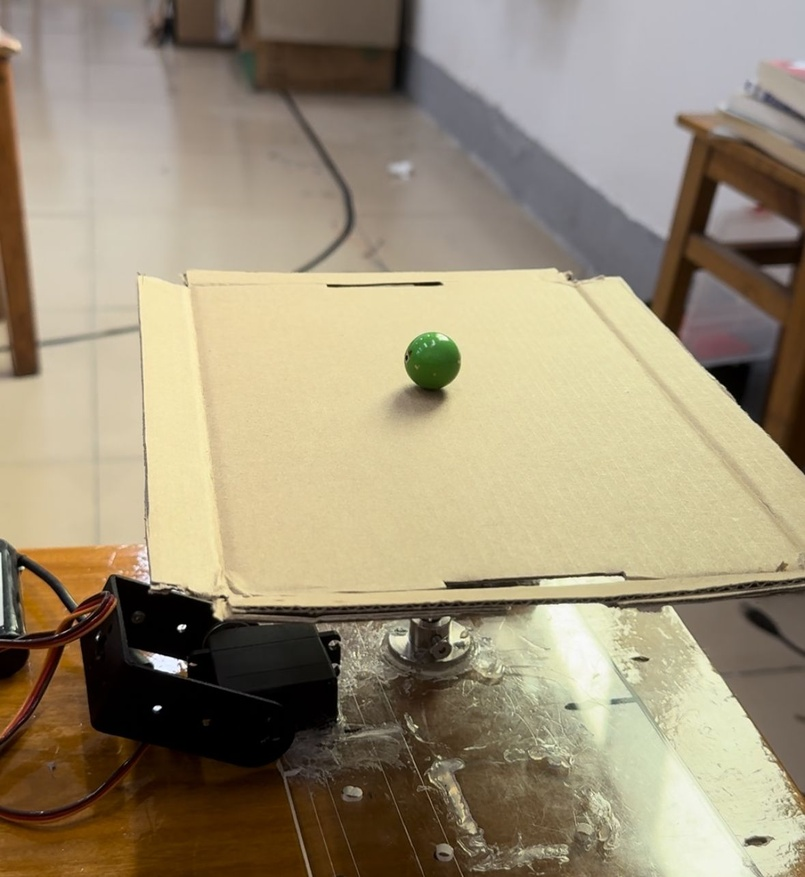
#> input picture show.jpg, 805 x 877 px, shrunk from 1179 x 1285 before the run, given in place of the camera
$ python colorDetect.py
#> lines starting #> are read from the running program, lines starting #| are printed output that depends on the picture; after the words box and inside, x2 and y2 are one past the last pixel; in counts of white or black regions, pixels touching at a corner belong together
# 轮廓提取
import cv2
import numpy as np

def colorDetect(img):
    hsv = cv2.cvtColor(img, cv2.COLOR_BGR2HSV)  # 转化成HSV图像
    # 颜色二值化筛选处理
    inRange_hsv_green = cv2.inRange(hsv, np.array([35, 170, 46]), np.array([77, 255, 255]))
    # cv2.imshow('inrange_hsv_green', inRange_hsv_green)

    # 找中心点
    cnts1 = cv2.findContours(inRange_hsv_green.copy(), cv2.RETR_EXTERNAL, cv2.CHAIN_APPROX_SIMPLE)[-2]
    c1 = max(cnts1, key=cv2.contourArea)
    M = cv2.moments(c1)
    cX1 = int(M["m10"] / M["m00"])
    cY1 = int(M["m01"] / M["m00"])
    cv2.circle(img, (cX1, cY1), 3, (0, 0, 255), -1)
    rect = cv2.minAreaRect(c1)
    box = cv2.boxPoints(rect)
    cv2.drawContours(img, [np.int0(box)], -1, (0, 0, 255), 2)
    return cX1, cY1

    # 打开摄像头
cap = cv2.VideoCapture(0)
# 检查摄像头是否成功打开
if not cap.isOpened():
    print("Error: Could not open camera.")
    exit()

while True:
    # 读取视频帧
    ret, img = cap.read()
#> img is the input picture: shape (877, 805, 3); mean B, G, R 119.5, 144.2, 156.5
    # 检查是否成功读取帧
    if not ret:
        print("Error: Could not read frame.")
        break

    img = img[100:-25, 100:-80]
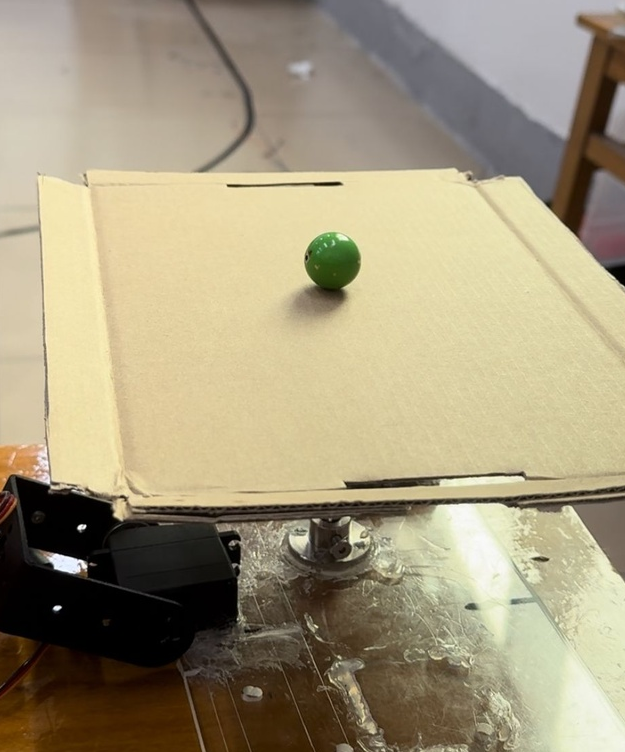
#> img: shape (752, 625, 3); mean B, G, R 125.1, 152.9, 163.7

    ball_x, ball_y = colorDetect(img)
#> in colorDetect, `hsv = cv2.cvtColor(img, cv2.COLOR_BGR2HSV)`: hsv: shape (752, 625, 3); mean H, S, V 30.5, 72.2, 164.5
#> in colorDetect, `inRange_hsv_green = cv2.inRange(hsv, np.array([35, 170, 46]), np.array..`:
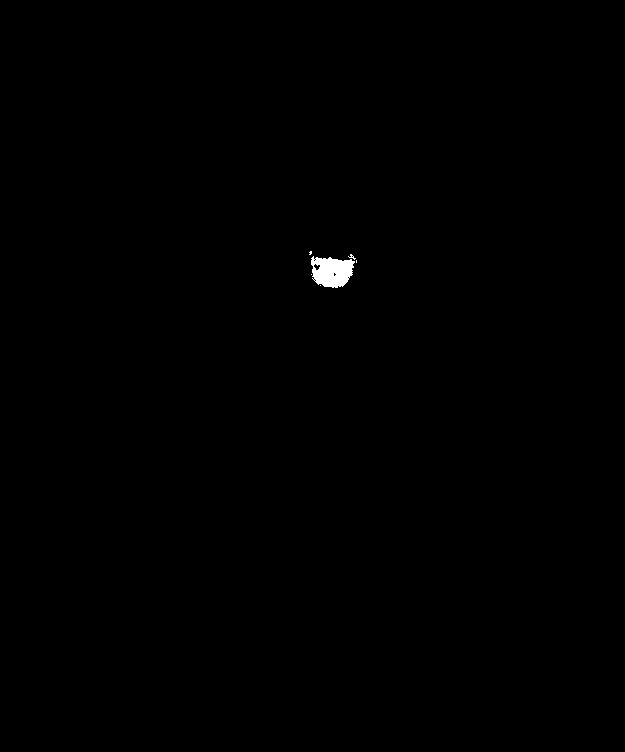
#> inRange_hsv_green: shape (752, 625); 0.22% white; 6 white regions (5 under 20 px)
#> in colorDetect, `cnts1 = cv2.findContours(inRange_hsv_green.copy(), cv2.RETR_EXTERNAL, ..`: cnts1 = 6 contours, 5 with area under 20; largest, box (x1, y1, x2, y2) and area: (311, 256, 355, 288) 982
#> in colorDetect, `c1 = max(cnts1, key=cv2.contourArea)`: c1 = contour of 80 points, box (x1, y1, x2, y2) (311, 256, 355, 288), area 982
#> in colorDetect, `M = cv2.moments(c1)`: M = moments, m00 981.5, centre m10/m00, m01/m00 = (331.3, 271.3)
#> in colorDetect, `cX1 = int(M["m10"] / M["m00"])`: cX1 = 331
#> in colorDetect, `cY1 = int(M["m01"] / M["m00"])`: cY1 = 271
#> in colorDetect, `cv2.circle(img, (cX1, cY1), 3, (0, 0, 255), -1)`: img: shape (752, 625, 3); 0.01% of pixels changed, all inside (x1, y1, x2, y2) = (328, 268, 335, 275)
#> in colorDetect, `rect = cv2.minAreaRect(c1)`: rect = ((331.4, 272), (29.68, 43.19), -84.56)
#> in colorDetect, `box = cv2.boxPoints(rect)`: box = [[351.4, 288.9], [308.5, 284.8], [311.3, 255.2], [354.3, 259.3]]
#> in colorDetect, `cv2.drawContours(img, [np.int0(box)], -1, (0, 0, 255), 2)`:
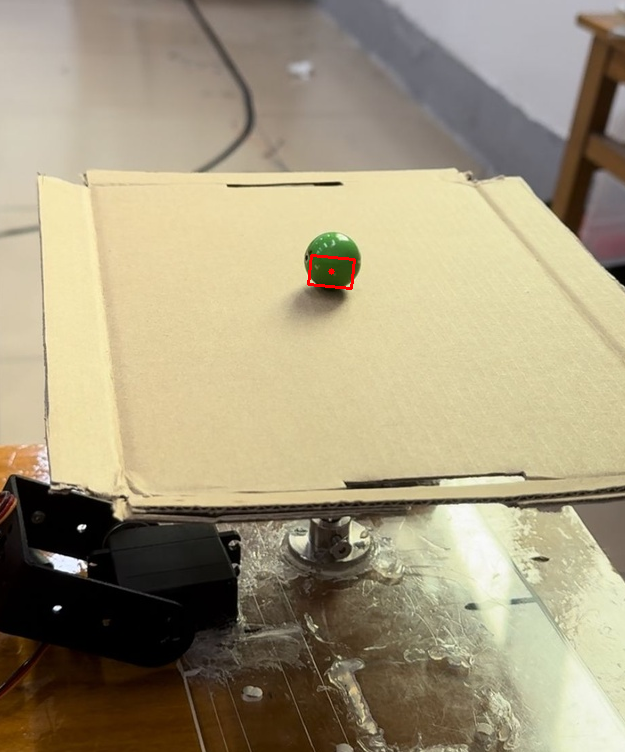
#> img: shape (752, 625, 3); mean B, G, R 125.1, 152.8, 163.8
#> ball_x = 331; ball_y = 271
    print(ball_x, ball_y) # 检测到小球的位置
#| 331 271

    width = cap.get(cv2.CAP_PROP_FRAME_WIDTH)
    height = cap.get(cv2.CAP_PROP_FRAME_HEIGHT)

    # 显示当前帧
    cv2.imshow('Camera', img)

    # 按下Esc键退出循环
    if cv2.waitKey(1) == 27:
#> (key Esc is pressed here)
        break
# 释放摄像头并关闭窗口
cap.release()
cv2.destroyAllWindows()
